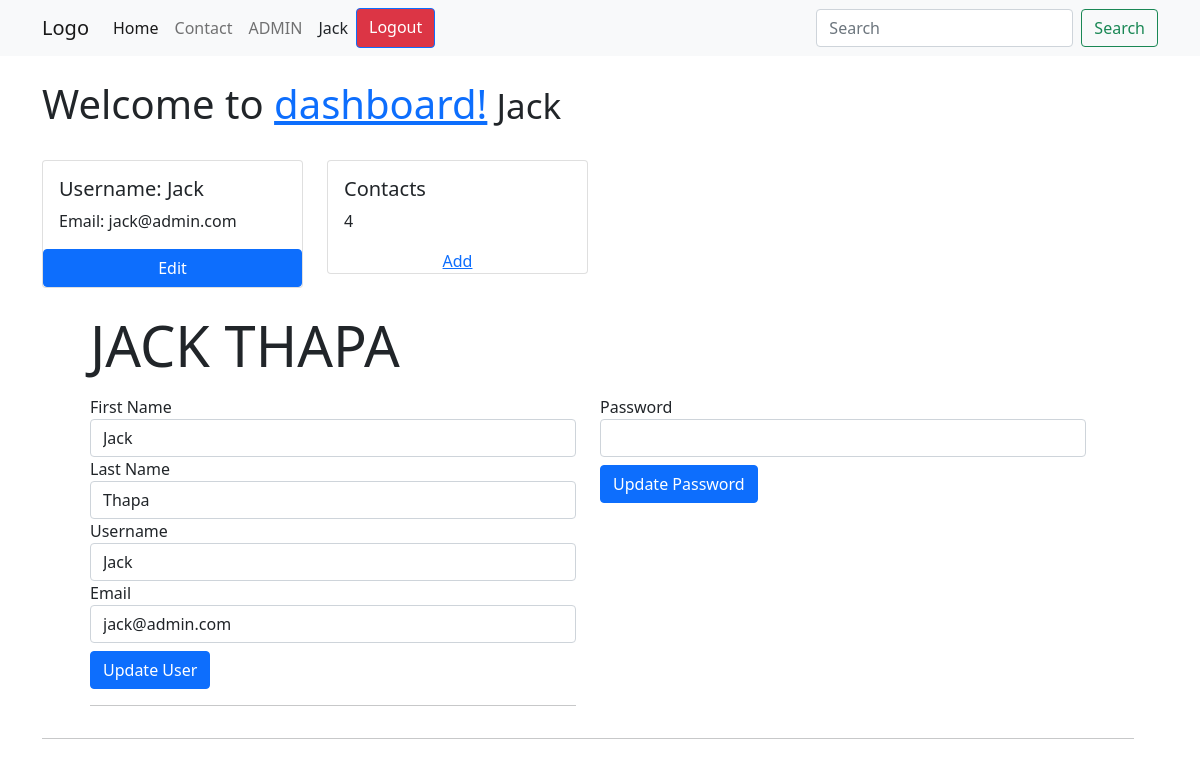
The page /dashboard.php?source=edit_user&edit_user=6 (signed in) on the database its author committed.
### tables this page shows
CREATE TABLE `users` (
  `user_id` int(255) NOT NULL,
  `username` varchar(60) DEFAULT NULL,
  `user_firstname` varchar(60) DEFAULT NULL,
  `user_lastname` varchar(60) DEFAULT NULL,
  `user_email` varchar(60) DEFAULT NULL,
  `user_password` varchar(255) DEFAULT NULL,
  `user_address` varchar(60) DEFAULT NULL,
  `user_contact_no` varchar(15) DEFAULT NULL,
  `user_role` varchar(60) NOT NULL DEFAULT 'member',
  `created_at` datetime NOT NULL DEFAULT current_timestamp()
);

### edit_user.php (the view, shortened to what this page needs)
<div class="container mt-4">
<?php
if(isset($_GET['edit_user'])) {
    $the_user_id = $_GET['edit_user'];
    $query = "SELECT * FROM users where user_id = $the_user_id ";
    $sel_users_query = mysqli_query($connection, $query);
while($row = mysqli_fetch_assoc($sel_users_query)) {
    $username = $row['username'];
    $user_firstname = $row['user_firstname'];
    $user_lastname = $row['user_lastname'];
    $user_email = $row['user_email'];
}
}
?>
    <div class="container-fluid">
            <p class="text-uppercase display-4 mt-4"><?php echo $user_firstname ." " ; echo $user_lastname ?></p>
<div class="row">
    <div class="col">
            <form action="" method="post" enctype="multipart/form-data">
                <div class="form-group">
                    <label for="user_firstname">First Name</label>
                    <input type="text" class="form-control" name="user_firstname" value="<?php echo $user_firstname; ?>">
                </div>
                <div class="form-group">
                    <label for="user_lastname">Last Name</label>
                    <input type="text" class="form-control" name="user_lastname" value="<?php echo $user_lastname; ?>">
                </div>
            <div class="form-group">
                <label for="username">Username</label>
                <input type="text" class="form-control" name="username" value="<?php echo $username; ?>">
            </div>
            <div class="form-group">
                <label for="post_content">Email</label>
                <input type="email" class="form-control" name="user_email" value="<?php echo $user_email; ?>">
            </div>
            <div class="form-group">
                <input type="submit" class="btn btn-primary mt-2" name="edit_user" value="Update User">
            </div>
        </form>
        <hr>
    </div>
<div class="col">
            <form action="" method="post" enctype="multipart/form-data">
            <div class="form-group">
                <label for="post_content">Password</label>
                <input type="password" class="form-control" name="user_password">
            </div>
            <div class="form-group">
                <input type="submit" class="btn btn-primary mt-2" name="edit_password" value="Update Password">
            </div>
        </form>
</div>
    </div>
    </div>
</div>
<hr>

### rows shown on the page
users: user_firstname "JACK", user_lastname "THAPA", user_firstname "Jack", user_lastname "Thapa", username "Jack", user_email "jack@admin.com"

### other values the page prints
$_SESSION['username'] "Jack"
$_SESSION['email'] "jack@admin.com"
$user_counts = contactCount($_SESSION['user_id']) "4"
